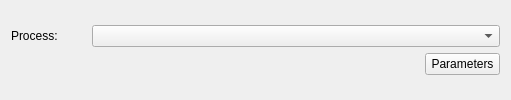
       <widget class="QWidget" name="ppToolsCGALTab">
        <attribute name="title">
         <string>Internal Tools</string>
        </attribute>
        <layout class="QGridLayout" name="gridLayout_28">
         <item row="0" column="0">
          <layout class="QGridLayout" name="gridLayout_26">
           <item row="0" column="0">
            <widget class="QLabel" name="label_9">
             <property name="maximumSize">
              <size>
               <width>75</width>
               <height>16777215</height>
              </size>
             </property>
             <property name="text">
              <string>Process:</string>
             </property>
            </widget>
           </item>
           <item row="0" column="1" colspan="2">
            <widget class="QComboBox" name="ppToolsInternalCommandComboBox"/>
           </item>
           <item row="1" column="0" colspan="2">
            <spacer name="horizontalSpacer_8">
             <property name="orientation">
              <enum>Qt::Horizontal</enum>
             </property>
             <property name="sizeHint" stdset="0">
              <size>
               <width>408</width>
               <height>20</height>
              </size>
             </property>
            </spacer>
           </item>
           <item row="1" column="2">
            <widget class="QPushButton" name="ppToolsInternalCommandParametersPushButton">
             <property name="maximumSize">
              <size>
               <width>75</width>
               <height>16777215</height>
              </size>
             </property>
             <property name="text">
              <string>Parameters</string>
             </property>
            </widget>
           </item>
          </layout>
         </item>
        </layout>
       </widget>
